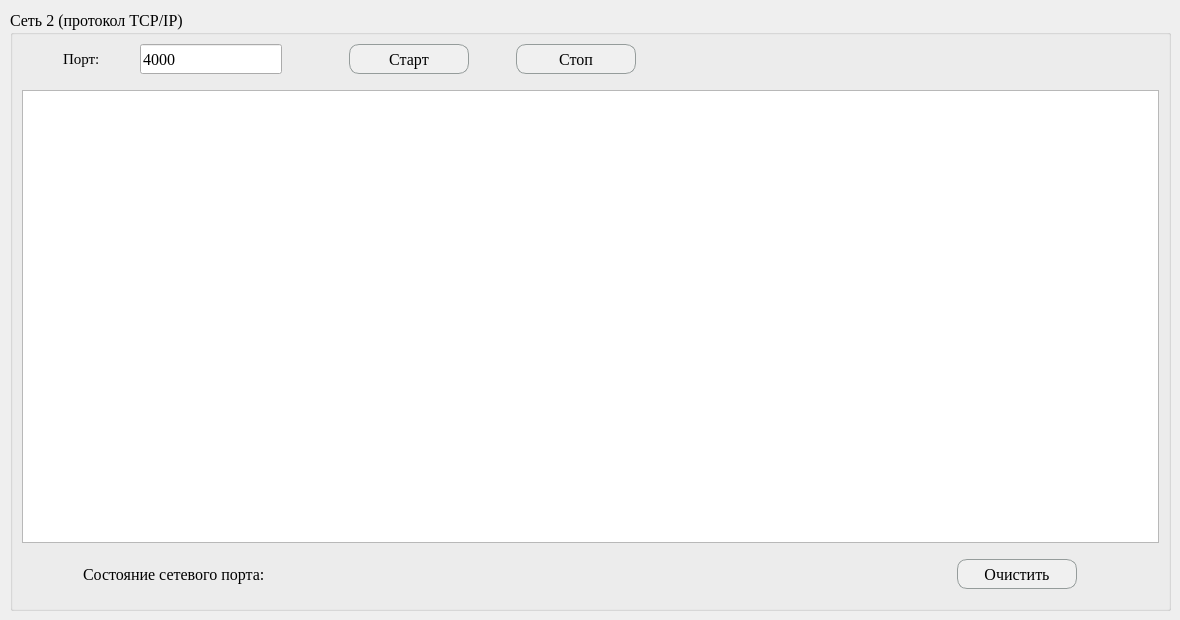
    <widget class="QWidget" name="tab_2">
     <attribute name="title">
      <string>АИК</string>
     </attribute>
     <widget class="QGroupBox" name="groupBox">
      <property name="geometry">
       <rect>
        <x>10</x>
        <y>10</y>
        <width>1161</width>
        <height>601</height>
       </rect>
      </property>
      <property name="font">
       <font>
        <family>Georgia</family>
        <pointsize>12</pointsize>
        <weight>50</weight>
        <italic>false</italic>
        <bold>false</bold>
       </font>
      </property>
      <property name="title">
       <string>Сеть 2 (протокол TCP/IP)</string>
      </property>
      <layout class="QVBoxLayout" name="verticalLayout">
       <item>
        <layout class="QHBoxLayout" name="horizontalLayout">
         <item>
          <spacer name="horizontalSpacer">
           <property name="orientation">
            <enum>Qt::Horizontal</enum>
           </property>
           <property name="sizeType">
            <enum>QSizePolicy::Fixed</enum>
           </property>
           <property name="sizeHint" stdset="0">
            <size>
             <width>20</width>
             <height>20</height>
            </size>
           </property>
          </spacer>
         </item>
         <item>
          <widget class="QLabel" name="label_PortAIK">
           <property name="sizePolicy">
            <sizepolicy hsizetype="Fixed" vsizetype="Preferred">
             <horstretch>0</horstretch>
             <verstretch>0</verstretch>
            </sizepolicy>
           </property>
           <property name="minimumSize">
            <size>
             <width>50</width>
             <height>30</height>
            </size>
           </property>
           <property name="font">
            <font>
             <family>Georgia</family>
             <pointsize>11</pointsize>
             <weight>50</weight>
             <italic>false</italic>
             <bold>false</bold>
            </font>
           </property>
           <property name="text">
            <string>Порт:</string>
           </property>
          </widget>
         </item>
         <item>
          <widget class="QLineEdit" name="lineEditPortAIK">
           <property name="sizePolicy">
            <sizepolicy hsizetype="Fixed" vsizetype="Fixed">
             <horstretch>0</horstretch>
             <verstretch>0</verstretch>
            </sizepolicy>
           </property>
           <property name="minimumSize">
            <size>
             <width>140</width>
             <height>30</height>
            </size>
           </property>
           <property name="text">
            <string>4000</string>
           </property>
           <property name="alignment">
            <set>Qt::AlignLeading|Qt::AlignLeft|Qt::AlignVCenter</set>
           </property>
          </widget>
         </item>
         <item>
          <spacer name="horizontalSpacer_3">
           <property name="orientation">
            <enum>Qt::Horizontal</enum>
           </property>
           <property name="sizeType">
            <enum>QSizePolicy::Fixed</enum>
           </property>
           <property name="sizeHint" stdset="0">
            <size>
             <width>40</width>
             <height>20</height>
            </size>
           </property>
          </spacer>
         </item>
         <item>
          <widget class="QPushButton" name="startingAIK">
           <property name="sizePolicy">
            <sizepolicy hsizetype="Fixed" vsizetype="Fixed">
             <horstretch>0</horstretch>
             <verstretch>0</verstretch>
            </sizepolicy>
           </property>
           <property name="minimumSize">
            <size>
             <width>120</width>
             <height>30</height>
            </size>
           </property>
           <property name="styleSheet">
            <string notr="true">QPushButton:pressed {
    background-color: qlineargradient(spread:pad, x1:0, y1:0, x2:0, y2:1,   stop:0 rgba(60, 186, 162, 255), stop:1 rgba(98, 211, 162, 255))
}
QPushButton {
     background-color:  rgb(240, 240, 240); 
	 border: 1px solid #959c9b;
     border-radius: 10px;
	
	font: 150 12pt &quot;Georgia&quot;;
	color:rgb(0);
}

QPushButton:disabled {
     background-color: rgb(230, 231, 232);
}

QPushButton:checked{
     background-color: #DC143C;
     border: 1px solid black; 
}

QPushButton:hover{
	background-color: #13DCB3;
}
</string>
           </property>
           <property name="text">
            <string>Старт</string>
           </property>
          </widget>
         </item>
         <item>
          <spacer name="horizontalSpacer_4">
           <property name="orientation">
            <enum>Qt::Horizontal</enum>
           </property>
           <property name="sizeType">
            <enum>QSizePolicy::Fixed</enum>
           </property>
           <property name="sizeHint" stdset="0">
            <size>
             <width>20</width>
             <height>20</height>
            </size>
           </property>
          </spacer>
         </item>
         <item>
          <widget class="QPushButton" name="stopingAIK">
           <property name="sizePolicy">
            <sizepolicy hsizetype="Fixed" vsizetype="Fixed">
             <horstretch>0</horstretch>
             <verstretch>0</verstretch>
            </sizepolicy>
           </property>
           <property name="minimumSize">
            <size>
             <width>120</width>
             <height>30</height>
            </size>
           </property>
           <property name="maximumSize">
            <size>
             <width>100</width>
             <height>16777215</height>
            </size>
           </property>
           <property name="styleSheet">
            <string notr="true">QPushButton:pressed {
    background-color: qlineargradient(spread:pad, x1:0, y1:0, x2:0, y2:1,   stop:0 rgba(60, 186, 162, 255), stop:1 rgba(98, 211, 162, 255))
}
QPushButton {
     background-color:  rgb(240, 240, 240); 
	 border: 1px solid #959c9b;
     border-radius: 10px;
	
	font: 150 12pt &quot;Georgia&quot;;
	color:rgb(0);
}

QPushButton:disabled {
    background-color: rgb(230, 231, 232)
}

QPushButton:checked{
     background-color: #DC143C;
     border: 1px solid black; 
}

QPushButton:hover{
	background-color: #eb1c45;
}
</string>
           </property>
           <property name="text">
            <string>Стоп</string>
           </property>
          </widget>
         </item>
         <item>
          <spacer name="horizontalSpacer_2">
           <property name="orientation">
            <enum>Qt::Horizontal</enum>
           </property>
           <property name="sizeType">
            <enum>QSizePolicy::Fixed</enum>
           </property>
           <property name="sizeHint" stdset="0">
            <size>
             <width>500</width>
             <height>20</height>
            </size>
           </property>
          </spacer>
         </item>
        </layout>
       </item>
       <item>
        <spacer name="verticalSpacer">
         <property name="orientation">
          <enum>Qt::Vertical</enum>
         </property>
         <property name="sizeType">
          <enum>QSizePolicy::Fixed</enum>
         </property>
         <property name="sizeHint" stdset="0">
          <size>
           <width>17</width>
           <height>10</height>
          </size>
         </property>
        </spacer>
       </item>
       <item>
        <widget class="QTextBrowser" name="textinfo_AIK"/>
       </item>
       <item>
        <spacer name="verticalSpacer_2">
         <property name="orientation">
          <enum>Qt::Vertical</enum>
         </property>
         <property name="sizeType">
          <enum>QSizePolicy::Fixed</enum>
         </property>
         <property name="sizeHint" stdset="0">
          <size>
           <width>20</width>
           <height>10</height>
          </size>
         </property>
        </spacer>
       </item>
       <item>
        <layout class="QHBoxLayout" name="horizontalLayout_2">
         <item>
          <widget class="QLabel" name="label_StatePortAIK">
           <property name="sizePolicy">
            <sizepolicy hsizetype="Fixed" vsizetype="Fixed">
             <horstretch>0</horstretch>
             <verstretch>0</verstretch>
            </sizepolicy>
           </property>
           <property name="minimumSize">
            <size>
             <width>200</width>
             <height>30</height>
            </size>
           </property>
           <property name="text">
            <string>Состояние сетевого порта:</string>
           </property>
          </widget>
         </item>
         <item>
          <widget class="QLabel" name="labelStatePortAIK">
           <property name="sizePolicy">
            <sizepolicy hsizetype="Fixed" vsizetype="Fixed">
             <horstretch>0</horstretch>
             <verstretch>0</verstretch>
            </sizepolicy>
           </property>
           <property name="minimumSize">
            <size>
             <width>500</width>
             <height>30</height>
            </size>
           </property>
           <property name="text">
            <string/>
           </property>
          </widget>
         </item>
         <item>
          <spacer name="horizontalSpacer_5">
           <property name="orientation">
            <enum>Qt::Horizontal</enum>
           </property>
           <property name="sizeType">
            <enum>QSizePolicy::Fixed</enum>
           </property>
           <property name="sizeHint" stdset="0">
            <size>
             <width>40</width>
             <height>20</height>
            </size>
           </property>
          </spacer>
         </item>
         <item>
          <widget class="QPushButton" name="btn_Clear_Aik">
           <property name="sizePolicy">
            <sizepolicy hsizetype="Fixed" vsizetype="Fixed">
             <horstretch>0</horstretch>
             <verstretch>0</verstretch>
            </sizepolicy>
           </property>
           <property name="minimumSize">
            <size>
             <width>120</width>
             <height>30</height>
            </size>
           </property>
           <property name="styleSheet">
            <string notr="true">QPushButton:pressed {
    background-color: qlineargradient(spread:pad, x1:0, y1:0, x2:0, y2:1,   stop:0 rgba(60, 186, 162, 255), stop:1 rgba(98, 211, 162, 255))
}
QPushButton {
     background-color:  rgb(240, 240, 240); 
	 border: 1px solid #959c9b;
     border-radius: 10px;
	
	font: 150 12pt &quot;Georgia&quot;;
	color:rgb(0);
}

QPushButton:disabled {
     background-color: rgb(230, 231, 232);
}

QPushButton:checked{
     background-color: #DC143C;
     border: 1px solid black; 
}

QPushButton:hover{
	background-color: #13DCB3;
}
</string>
           </property>
           <property name="text">
            <string>Очистить</string>
           </property>
          </widget>
         </item>
         <item>
          <spacer name="horizontalSpacer_6">
           <property name="orientation">
            <enum>Qt::Horizontal</enum>
           </property>
           <property name="sizeType">
            <enum>QSizePolicy::Fixed</enum>
           </property>
           <property name="sizeHint" stdset="0">
            <size>
             <width>20</width>
             <height>20</height>
            </size>
           </property>
          </spacer>
         </item>
        </layout>
       </item>
       <item>
        <spacer name="verticalSpacer_3">
         <property name="orientation">
          <enum>Qt::Vertical</enum>
         </property>
         <property name="sizeType">
          <enum>QSizePolicy::Fixed</enum>
         </property>
         <property name="sizeHint" stdset="0">
          <size>
           <width>20</width>
           <height>10</height>
          </size>
         </property>
        </spacer>
       </item>
      </layout>
     </widget>
    </widget>
